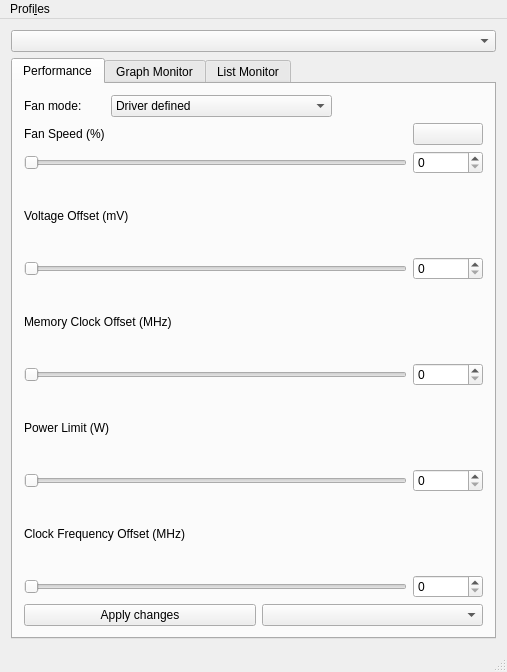
<?xml version="1.0" encoding="UTF-8"?>
<ui version="4.0">
 <class>MainWindow</class>
 <widget class="QMainWindow" name="MainWindow">
  <property name="geometry">
   <rect>
    <x>0</x>
    <y>0</y>
    <width>507</width>
    <height>672</height>
   </rect>
  </property>
  <property name="windowTitle">
   <string>TuxClocker</string>
  </property>
  <property name="windowIcon">
   <iconset resource="src/resources.qrc">
    <normaloff>:/src/icons/svg/gpuonfire.svg</normaloff>:/src/icons/svg/gpuonfire.svg</iconset>
  </property>
  <widget class="QWidget" name="centralWidget">
   <layout class="QGridLayout" name="gridLayout_2">
    <item row="1" column="0">
     <widget class="QTabWidget" name="tabWidget">
      <property name="tabShape">
       <enum>QTabWidget::Rounded</enum>
      </property>
      <property name="currentIndex">
       <number>0</number>
      </property>
      <widget class="QWidget" name="perfEditorTab">
       <attribute name="title">
        <string>Performance</string>
       </attribute>
       <layout class="QGridLayout" name="gridLayout">
        <item row="0" column="0">
         <widget class="QLabel" name="fanModeLabel">
          <property name="text">
           <string>Fan mode:</string>
          </property>
         </widget>
        </item>
        <item row="12" column="0" colspan="3">
         <widget class="QPushButton" name="applyButton">
          <property name="text">
           <string>Apply changes</string>
          </property>
         </widget>
        </item>
        <item row="3" column="0" colspan="5">
         <widget class="QSlider" name="fanSlider">
          <property name="orientation">
           <enum>Qt::Horizontal</enum>
          </property>
         </widget>
        </item>
        <item row="7" column="0" colspan="5">
         <widget class="QSlider" name="memClkSlider">
          <property name="orientation">
           <enum>Qt::Horizontal</enum>
          </property>
         </widget>
        </item>
        <item row="10" column="0" colspan="3">
         <widget class="QLabel" name="clockFreqLabel">
          <property name="text">
           <string>Clock Frequency Offset (MHz)</string>
          </property>
         </widget>
        </item>
        <item row="0" column="1" colspan="3">
         <widget class="QComboBox" name="fanModeComboBox">
          <item>
           <property name="text">
            <string>Driver defined</string>
           </property>
          </item>
          <item>
           <property name="text">
            <string>Static</string>
           </property>
          </item>
          <item>
           <property name="text">
            <string>Custom</string>
           </property>
          </item>
         </widget>
        </item>
        <item row="11" column="5">
         <widget class="QSpinBox" name="frequencySpinBox"/>
        </item>
        <item row="2" column="0">
         <widget class="QLabel" name="fanSpeedLabel">
          <property name="text">
           <string>Fan Speed (%)</string>
          </property>
         </widget>
        </item>
        <item row="4" column="0" colspan="3">
         <widget class="QLabel" name="voltgeLabel">
          <property name="text">
           <string>Voltage Offset (mV)</string>
          </property>
         </widget>
        </item>
        <item row="7" column="5">
         <widget class="QSpinBox" name="memClkSpinBox"/>
        </item>
        <item row="6" column="0" colspan="3">
         <widget class="QLabel" name="memClockLabel">
          <property name="text">
           <string>Memory Clock Offset (MHz)</string>
          </property>
         </widget>
        </item>
        <item row="3" column="5">
         <widget class="QSpinBox" name="fanSpinBox"/>
        </item>
        <item row="9" column="5">
         <widget class="QSpinBox" name="powerLimSpinBox"/>
        </item>
        <item row="2" column="5">
         <widget class="QPushButton" name="editFanCurveButton">
          <property name="maximumSize">
           <size>
            <width>87</width>
            <height>16777215</height>
           </size>
          </property>
          <property name="toolTip">
           <string>&lt;html&gt;&lt;head/&gt;&lt;body&gt;&lt;p&gt;Edit fan curve&lt;/p&gt;&lt;/body&gt;&lt;/html&gt;</string>
          </property>
          <property name="text">
           <string/>
          </property>
          <property name="icon">
           <iconset resource="src/resources.qrc">
            <normaloff>:/src/icons/cog.png</normaloff>:/src/icons/cog.png</iconset>
          </property>
         </widget>
        </item>
        <item row="12" column="3" colspan="3">
         <widget class="QComboBox" name="profileComboBox"/>
        </item>
        <item row="5" column="5">
         <widget class="QSpinBox" name="voltageSpinBox"/>
        </item>
        <item row="8" column="0" colspan="2">
         <widget class="QLabel" name="powerLimLabel">
          <property name="text">
           <string>Power Limit (W)</string>
          </property>
         </widget>
        </item>
        <item row="11" column="0" colspan="5">
         <widget class="QSlider" name="frequencySlider">
          <property name="orientation">
           <enum>Qt::Horizontal</enum>
          </property>
         </widget>
        </item>
        <item row="5" column="0" colspan="5">
         <widget class="QSlider" name="voltageSlider">
          <property name="orientation">
           <enum>Qt::Horizontal</enum>
          </property>
         </widget>
        </item>
        <item row="9" column="0" colspan="5">
         <widget class="QSlider" name="powerLimSlider">
          <property name="orientation">
           <enum>Qt::Horizontal</enum>
          </property>
         </widget>
        </item>
       </layout>
      </widget>
      <widget class="QWidget" name="monitorTab">
       <attribute name="title">
        <string>Graph Monitor</string>
       </attribute>
      </widget>
      <widget class="QWidget" name="monitorListTab">
       <attribute name="title">
        <string>List Monitor</string>
       </attribute>
       <layout class="QHBoxLayout" name="horizontalLayout_2">
        <item>
         <widget class="QTreeWidget" name="monitorTree">
          <property name="columnCount">
           <number>2</number>
          </property>
          <column>
           <property name="text">
            <string>Property</string>
           </property>
          </column>
          <column>
           <property name="text">
            <string>Value</string>
           </property>
          </column>
         </widget>
        </item>
       </layout>
      </widget>
     </widget>
    </item>
    <item row="0" column="0">
     <widget class="QComboBox" name="GPUComboBox"/>
    </item>
   </layout>
  </widget>
  <widget class="QMenuBar" name="menuBar">
   <property name="geometry">
    <rect>
     <x>0</x>
     <y>0</y>
     <width>507</width>
     <height>28</height>
    </rect>
   </property>
   <widget class="QMenu" name="menuFile">
    <property name="title">
     <string>Profi&amp;les</string>
    </property>
    <addaction name="actionManage_profiles"/>
   </widget>
   <addaction name="menuFile"/>
  </widget>
  <widget class="QStatusBar" name="statusBar"/>
  <action name="actionQuit">
   <property name="text">
    <string>&amp;Quit</string>
   </property>
  </action>
  <action name="actionEdit_current_profile">
   <property name="text">
    <string>&amp;Edit current profile</string>
   </property>
  </action>
  <action name="actionAdd_profile_from_file">
   <property name="text">
    <string>Add profile from file...</string>
   </property>
  </action>
  <action name="actionAdd_new_profile">
   <property name="text">
    <string>&amp;Add new profile</string>
   </property>
  </action>
  <action name="actionManage_profiles">
   <property name="text">
    <string>&amp;Manage profiles</string>
   </property>
  </action>
 </widget>
 <layoutdefault spacing="6" margin="11"/>
 <resources>
  <include location="src/resources.qrc"/>
 </resources>
 <connections/>
</ui>
